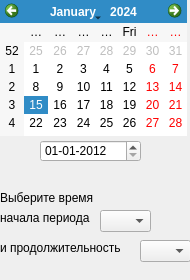
<?xml version="1.0" encoding="UTF-8"?>
<ui version="4.0">
 <class>wxCalendar</class>
 <widget class="QWidget" name="wxCalendar">
  <property name="geometry">
   <rect>
    <x>0</x>
    <y>0</y>
    <width>190</width>
    <height>280</height>
   </rect>
  </property>
  <property name="minimumSize">
   <size>
    <width>190</width>
    <height>280</height>
   </size>
  </property>
  <property name="maximumSize">
   <size>
    <width>190</width>
    <height>280</height>
   </size>
  </property>
  <property name="windowTitle">
   <string>Form</string>
  </property>
  <widget class="QCalendarWidget" name="calendar">
   <property name="geometry">
    <rect>
     <x>0</x>
     <y>0</y>
     <width>187</width>
     <height>136</height>
    </rect>
   </property>
  </widget>
  <widget class="QDateEdit" name="dateEdit">
   <property name="geometry">
    <rect>
     <x>40</x>
     <y>140</y>
     <width>101</width>
     <height>22</height>
    </rect>
   </property>
   <property name="dateTime">
    <datetime>
     <hour>0</hour>
     <minute>0</minute>
     <second>0</second>
     <year>2012</year>
     <month>1</month>
     <day>1</day>
    </datetime>
   </property>
   <property name="date">
    <date>
     <year>2012</year>
     <month>1</month>
     <day>1</day>
    </date>
   </property>
   <property name="minimumDate">
    <date>
     <year>2011</year>
     <month>1</month>
     <day>1</day>
    </date>
   </property>
   <property name="displayFormat">
    <string>dd-MM-yyyy</string>
   </property>
  </widget>
  <widget class="QLabel" name="label">
   <property name="geometry">
    <rect>
     <x>0</x>
     <y>190</y>
     <width>111</width>
     <height>16</height>
    </rect>
   </property>
   <property name="text">
    <string>Выберите время </string>
   </property>
  </widget>
  <widget class="QLabel" name="label_2">
   <property name="geometry">
    <rect>
     <x>0</x>
     <y>210</y>
     <width>111</width>
     <height>16</height>
    </rect>
   </property>
   <property name="text">
    <string>начала периода</string>
   </property>
  </widget>
  <widget class="QLabel" name="label_3">
   <property name="geometry">
    <rect>
     <x>0</x>
     <y>240</y>
     <width>141</width>
     <height>16</height>
    </rect>
   </property>
   <property name="text">
    <string>и продолжительность</string>
   </property>
  </widget>
  <widget class="QComboBox" name="boxTimeN">
   <property name="geometry">
    <rect>
     <x>100</x>
     <y>210</y>
     <width>51</width>
     <height>22</height>
    </rect>
   </property>
  </widget>
  <widget class="QComboBox" name="boxTimeK">
   <property name="geometry">
    <rect>
     <x>140</x>
     <y>240</y>
     <width>51</width>
     <height>22</height>
    </rect>
   </property>
  </widget>
 </widget>
 <resources/>
 <connections>
  <connection>
   <sender>dateEdit</sender>
   <signal>dateChanged(QDate)</signal>
   <receiver>calendar</receiver>
   <slot>setSelectedDate(QDate)</slot>
   <hints>
    <hint type="sourcelabel">
     <x>95</x>
     <y>147</y>
    </hint>
    <hint type="destinationlabel">
     <x>100</x>
     <y>120</y>
    </hint>
   </hints>
  </connection>
  <connection>
   <sender>calendar</sender>
   <signal>activated(QDate)</signal>
   <receiver>dateEdit</receiver>
   <slot>setDate(QDate)</slot>
   <hints>
    <hint type="sourcelabel">
     <x>61</x>
     <y>114</y>
    </hint>
    <hint type="destinationlabel">
     <x>67</x>
     <y>150</y>
    </hint>
   </hints>
  </connection>
 </connections>
</ui>
